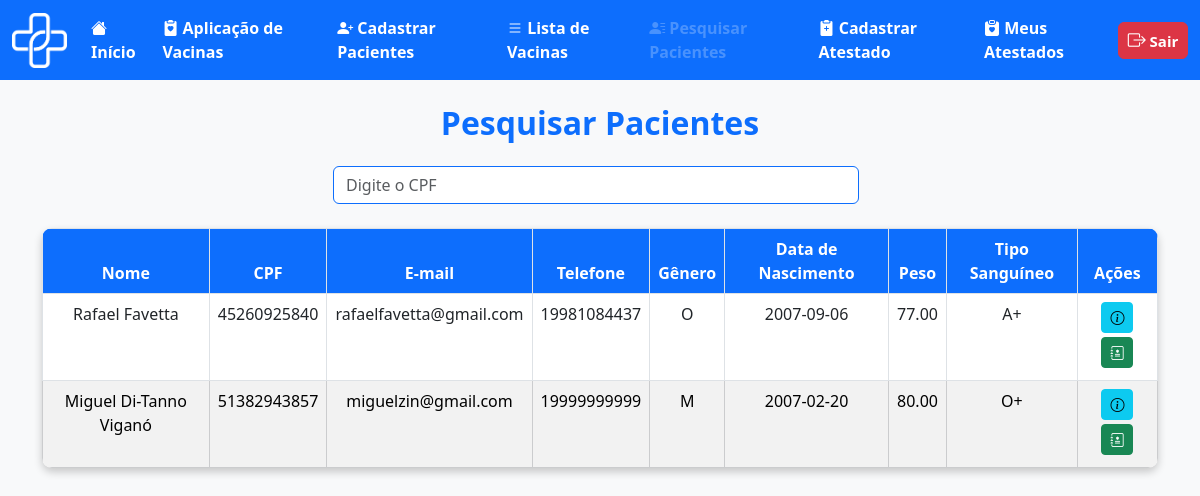
Before: /medica/pesquisa_paciente.php (signed in) with the older database file.
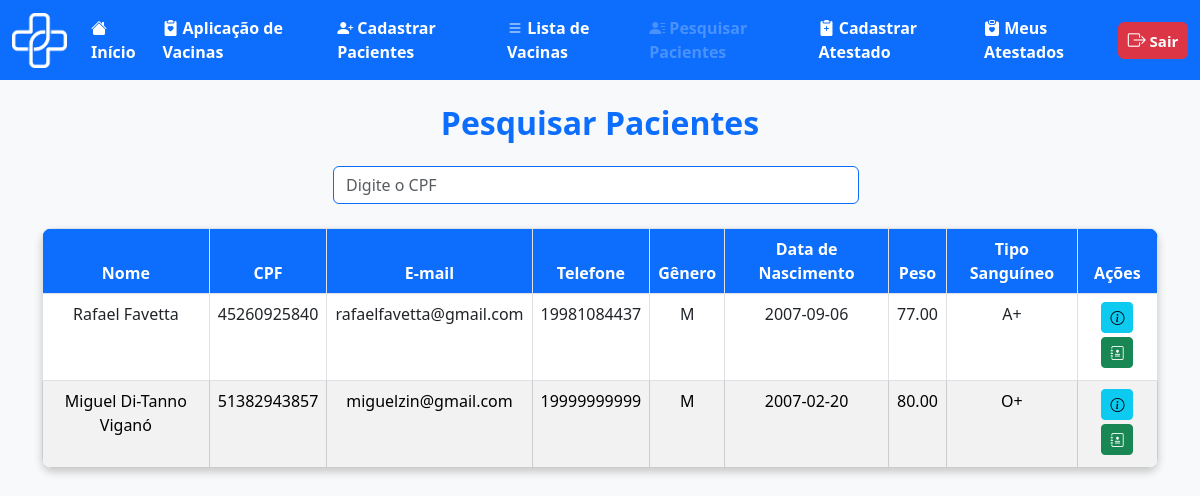
After: the same page with the newer database file.
### tables this page shows
CREATE TABLE `usuario` (
  `id_usuario` int(11) NOT NULL,
  `nome_usuario` varchar(100) NOT NULL,
  `cpf` varchar(11) NOT NULL,
  `email_usuario` varchar(100) NOT NULL,
  `tel_usuario` varchar(11) NOT NULL,
  `genero_usuario` char(1) NOT NULL CHECK (`genero_usuario` in ('M','F','O')),
  `naci_usuario` date NOT NULL,
  `peso_usuario` decimal(5,2) NOT NULL,
  `tipo_sang_usuario` varchar(3) NOT NULL,
  `med_usuario` varchar(100) NOT NULL,
  `doen_usuario` varchar(255) NOT NULL,
  `ale_usuario` varchar(255) NOT NULL,
  `cep_usuario` varchar(8) NOT NULL,
  `nc_usuario` int(10) NOT NULL,
  `senha` varchar(100) NOT NULL,
  `grupo_especial` varchar(50) DEFAULT NULL
);

### medica/pesquisa_paciente.php (the view, shortened to what this page needs)
<?php
include('../outros/db_connect.php');
$cpf = '';
$sql = "SELECT * FROM usuario";
$stmt = $conn->prepare($sql);
$stmt->execute();
$result = $stmt->get_result();
    ?>
<!DOCTYPE html>
<html lang="pt-BR">
<head>
    <link href="https://cdn.jsdelivr.net/npm/bootstrap-icons/font/bootstrap-icons.css" rel="stylesheet">
    <link href="https://cdn.jsdelivr.net/npm/bootstrap@5.3.0/dist/css/bootstrap.min.css" rel="stylesheet">
</head>
<body>
    <nav class="navbar navbar-expand-lg bg-primary" data-bs-theme="dark">
        <div class="container-fluid">
            <div class="d-flex align-items-center">
                <img src="../img/logo_vetor.png" alt="Logo DigitalVac" width="55" height="55" class="me-3">
            </div>
            <div class="collapse navbar-collapse" id="navbarNavAltMarkup">
                <div class="navbar-nav">
                    <a class="nav-link active fs-6 fw-bold" href="telainicio.php">
                        <i class="bi bi-house-fill"></i> Início
                    </a>
                    <a class="nav-link active fs-6 fw-bold" href="cadastroaplic.php">
                        <i class="bi bi-clipboard2-heart-fill"></i> Aplicação de Vacinas
                    </a>
                    <a class="nav-link active fs-6 fw-bold" href="cadastropac.html">
                        <i class="bi bi-person-plus-fill"></i> Cadastrar Pacientes
                    </a>
                    <a class="nav-link active fs-6 fw-bold" href="listavac.php">
                        <i class="bi bi-list"></i> Lista de Vacinas
                    </a>
                    <a class="nav-link disabled fs-6 fw-bold" aria-disabled="true" href="pesquisa_paciente.php">
                        <i class="bi bi-person-lines-fill"></i> Pesquisar Pacientes
                    </a>
                    <a class="nav-link active fs-6 fw-bold" href="cadastroatestado.php">
                        <i class="bi bi-clipboard2-plus-fill"></i> Cadastrar Atestado
                    </a>
                    <a class="nav-link active fs-6 fw-bold" href="atestado_medico.php">
                        <i class="bi bi-clipboard-heart-fill"></i> Meus Atestados
                    </a>
                </div>
                <ul class="navbar-nav ms-auto">
                    <li class="nav-item">
                        <a class="btn btn-danger fw-bold px-2 py-1" style="font-size: 15px; min-width: 70px;"
                            href="../outros/sair.php">
                            <i class="bi bi-box-arrow-right" style="font-size: 18px;"></i> Sair
                        </a>
                    </li>
                </ul>
            </div>
        </div>
    </nav>
    <div class="container mt-4">
        <h2 class="text-center text-primary fw-bold">Pesquisar Pacientes</h2>
        <div class="container-fluid col-md-6 mt-4">
            <form class="d-flex position-relative" role="search" method="get" action="pesquisa_paciente.php"
                id="form-pesquisa-cpf">
                <input class="form-control me-2 border border-primary" type="search" name="cpf" id="cpf"
                    placeholder="Digite o CPF" aria-label="CPF"
                    value="<?php echo isset($cpf) ? htmlspecialchars($cpf) : ''; ?>" autocomplete="off">
            </form>
        </div>
        <br>
        <div id="tabela-pacientes" class="d-flex justify-content-center">
            <table class="table table-bordered text-center mx-auto">
                <thead>
                    <tr>
                        <th>Nome</th>
                        <th>CPF</th>
                        <th>E-mail</th>
                        <th>Telefone</th>
                        <th>Gênero</th>
                        <th>Data de Nascimento</th>
                        <th>Peso</th>
                        <th>Tipo Sanguíneo</th>
                        <th>Ações</th>
                    </tr>
                </thead>
                <tbody>
                    <?php
                    $rowIndex = 0;
                    while ($row = $result->fetch_assoc()):
                        if ($rowIndex === 0) {
                            $rowClass = 'bg-white';
                        } else {
                            $rowClass = ($rowIndex % 2 === 1) ? 'table-secondary' : 'bg-white';
                        }
                        ?>
                        <tr class="<?php echo $rowClass; ?>">
                            <td><?php echo htmlspecialchars($row['nome_usuario']); ?></td>
                            <td><?php echo htmlspecialchars($row['cpf']); ?></td>
                            <td><?php echo htmlspecialchars($row['email_usuario']); ?></td>
                            <td><?php echo htmlspecialchars($row['tel_usuario']); ?></td>
                            <td><?php echo htmlspecialchars($row['genero_usuario']); ?></td>
                            <td><?php echo htmlspecialchars($row['naci_usuario']); ?></td>
                            <td><?php echo htmlspecialchars($row['peso_usuario']); ?></td>
                            <td><?php echo htmlspecialchars($row['tipo_sang_usuario']); ?></td>
                            <td>
                                <a href="ver_paciente.php?id=<?php echo $row['id_usuario']; ?>"
                                    class="btn btn-sm btn-info mb-1" title="Ver Informações">
                                    <i class="bi bi-info-circle"></i>
                                </a>
                                <a href="historico_vacinacao.php?id=<?php echo $row['id_usuario']; ?>"
                                    class="btn btn-sm btn-success mb-1" title="Ver Histórico de Vacinação">
                                    <i class="bi bi-journal-medical"></i>
                                </a>
                            </td>
                        </tr>
                        <?php $rowIndex++; endwhile; ?>
                </tbody>
            </table>
        </div>
    </div>
</body>
</html>

### medica/pesquisa_paciente.php (style rules this page uses)
body { background-color: #f8f9fa; }
.navbar { margin-bottom: 20px; }
.table { background: white; border-radius: 10px; overflow: hidden; box-shadow: 0 4px 8px rgba(0, 0, 0, 0.2); }
.table thead th { background-color: #0d6efd !important; color: white !important; font-weight: bold; }
.table tbody tr:nth-child(even) { background-color: #f2f2f2; }
.table tbody tr:nth-child(odd) { background-color: #ffffff; }
.table td, .table th { background-color: transparent; }
.table thead th { background-color: #0d6efd; color: white; font-weight: bold; }

Changed rows visible on the page:
changed usuario "Rafael Favetta": genero_usuario "O" → "M"
